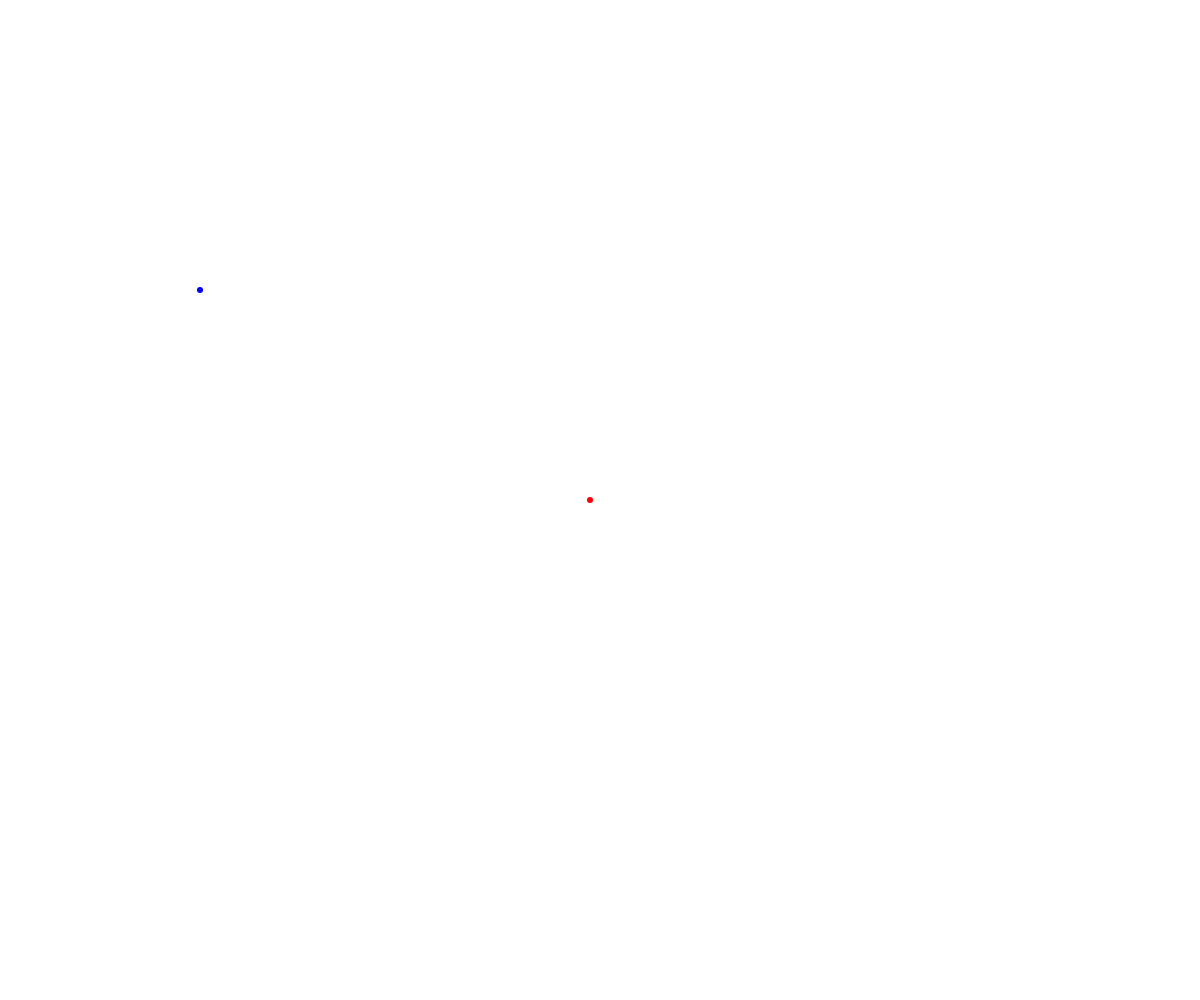
Frame 1 (no input)
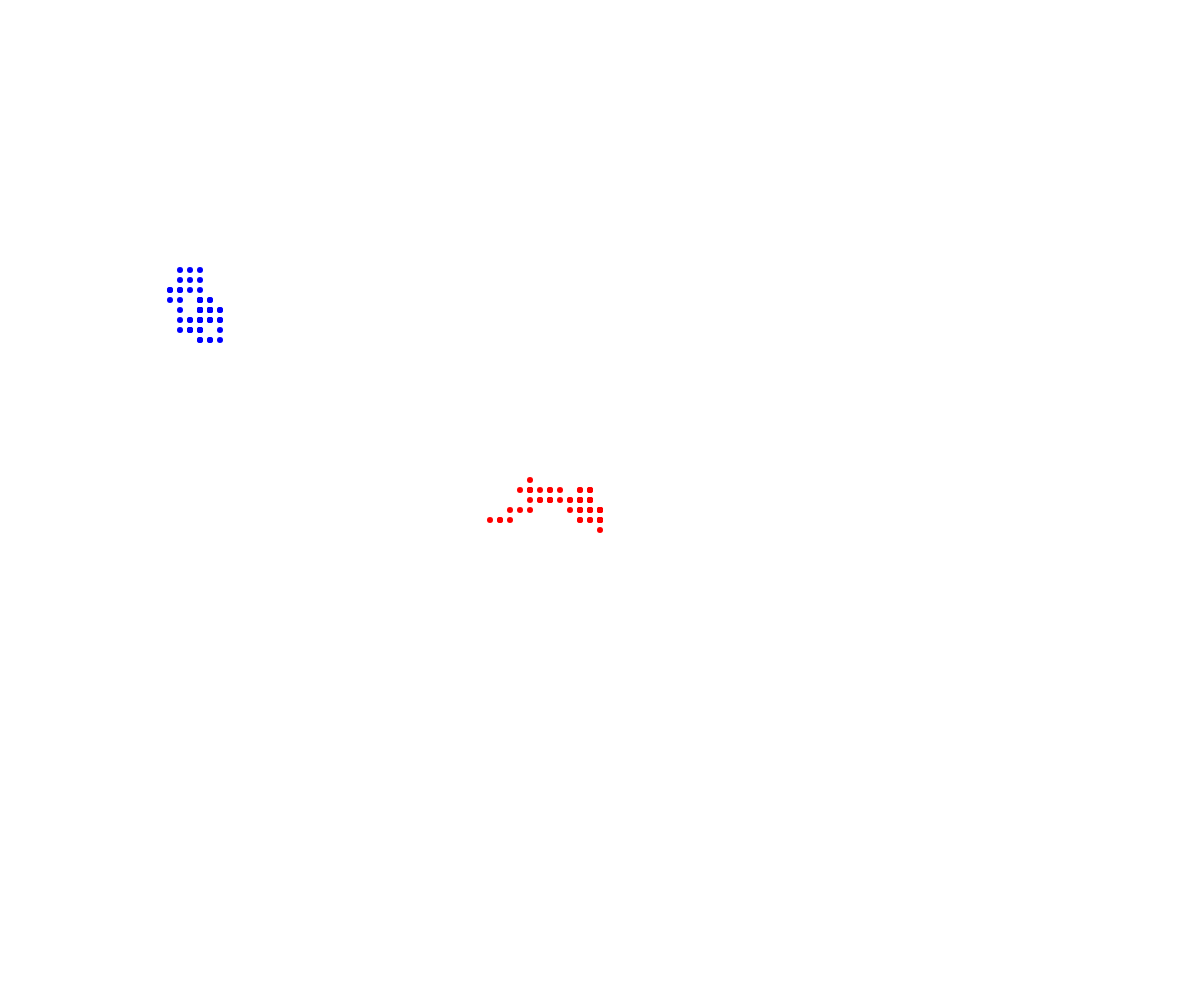
Frame 60 (no input)
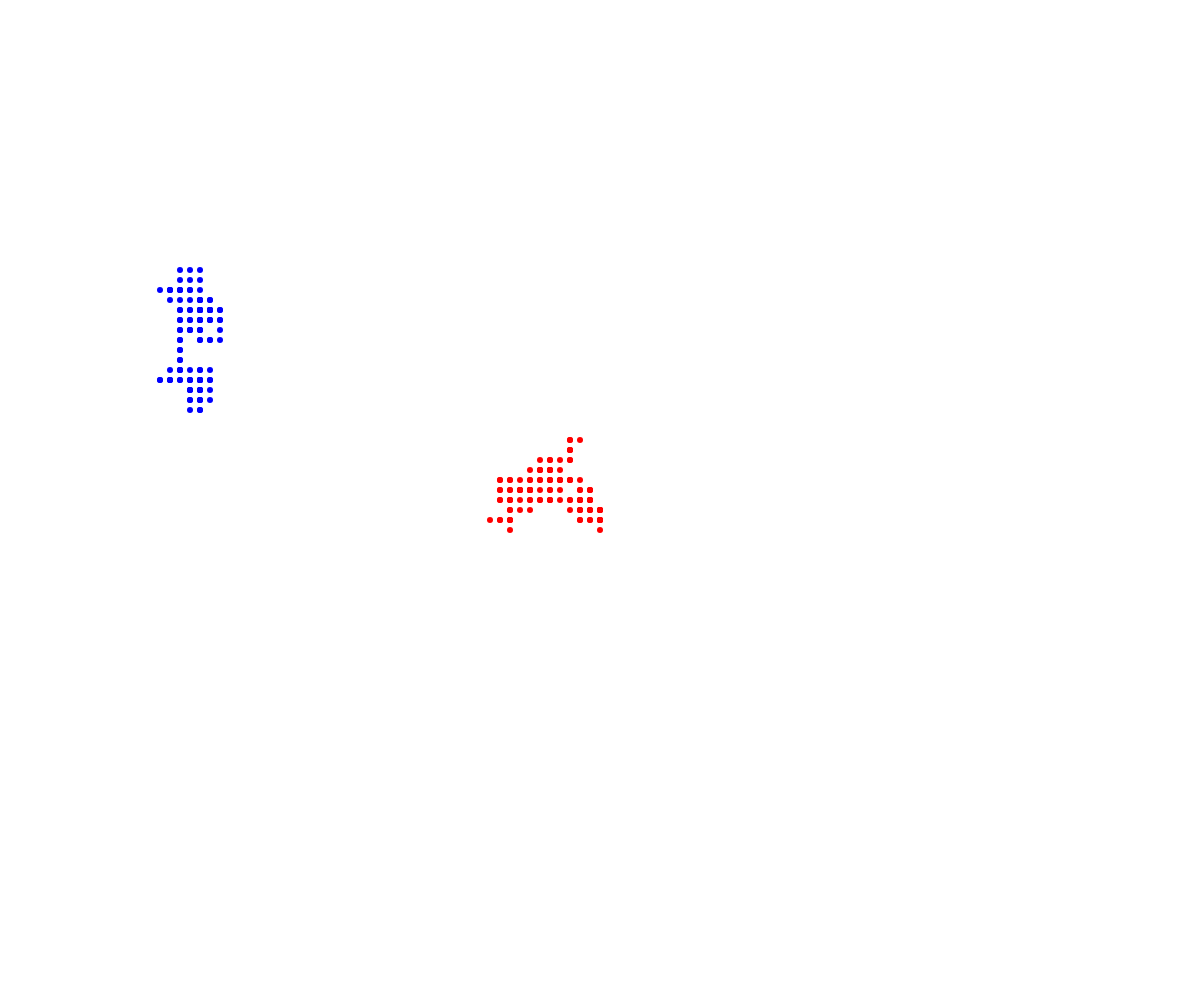
Frame 120 (the mouse pressed at the canvas centre since frame 60)

The p5.js sketch that drew these frames (run headless with seeded random() and noise() and a simulated clock; from frame 60 on, the mouse is pressed at the canvas centre):

// p5.js sketch
// ── sketch.js
//Walker OOP Demo

class Walker {
  constructor(x,y, theColor) {
    this.x = x;
    this.y = y;
    this.speed = 10;
    this.radius = 3;
    this.color = theColor;
  }

  display() {
    noStroke();
    fill(this.color);
    circle(this.x, this.y, this.radius*2,);
  }
  move() {
    let choice = random(100);
    if (choice < 25) {
      //up
      this.y -= this.speed;
    }
    else if (choice < 50) {
      //down
      this.y += this.speed;
    }
    else if (choice < 75) {
      //left
      this.x -= this.speed;
    }
    else {
      //right
      this.x += this.speed;
    }
  }
}

let winston;
let radia;

function setup() {
  createCanvas(windowWidth, windowHeight);
  winston = new Walker(width/2, height/2, "red");
  radia = new Walker(200, 300, "blue");
}

function draw() {
  winston.move();
  radia.move();
  winston.display();
  radia.display();
}
